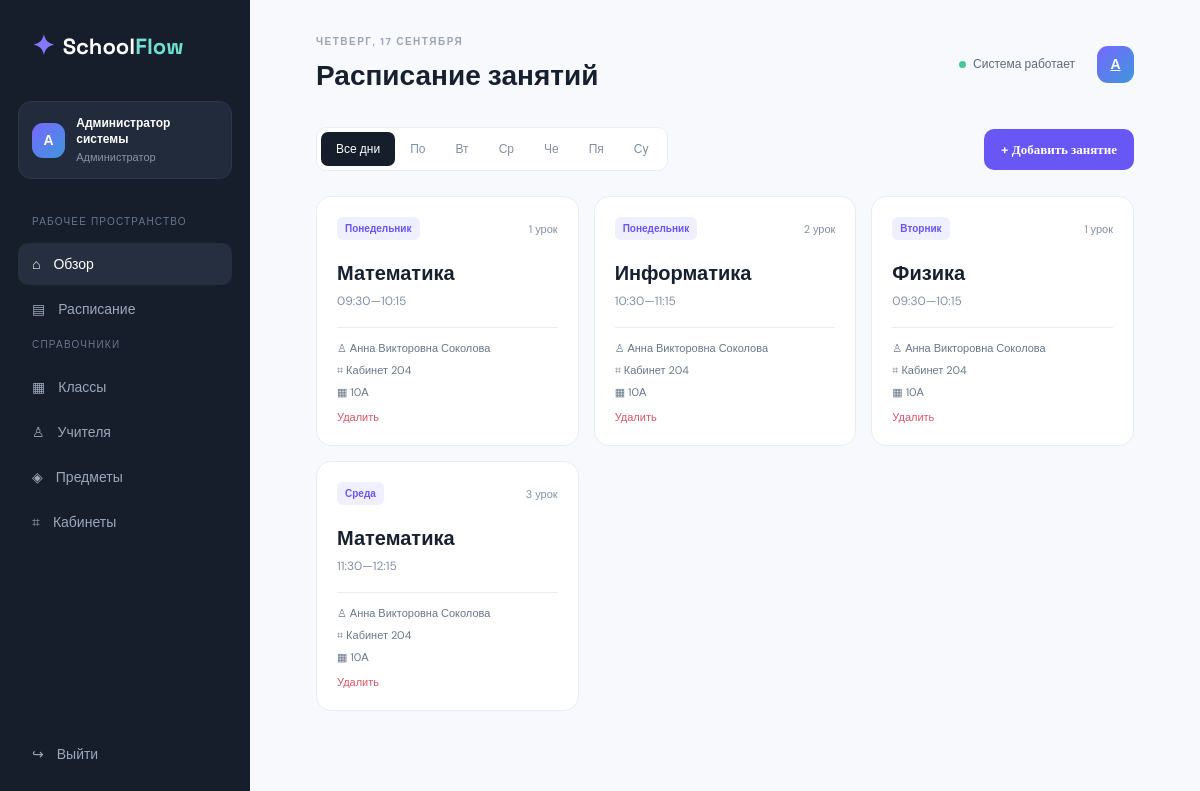
Screenshot of /schedule/ (signed in) with the database file from the repository.
### app/models/models.py (models this page shows, shortened)
class User(UserMixin, db.Model):
    id = db.Column(db.Integer, primary_key=True)
    username = db.Column(db.String(80), unique=True, nullable=False)
    password_hash = db.Column(db.String(255), nullable=False)
    full_name = db.Column(db.String(120), nullable=False)
    role = db.Column(db.String(20), default='student')
    class_group_id = db.Column(db.Integer, db.ForeignKey('class_group.id'))
    @property
    def is_admin(self): return self.role == 'admin'

class Lesson(db.Model):
    id = db.Column(db.Integer, primary_key=True)
    weekday = db.Column(db.Integer, nullable=False)
    lesson_number = db.Column(db.Integer, nullable=False)
    start_time = db.Column(db.String(5), nullable=False)
    end_time = db.Column(db.String(5), nullable=False)
    class_group_id = db.Column(db.Integer, db.ForeignKey('class_group.id'), nullable=False)
    teacher_id = db.Column(db.Integer, db.ForeignKey('teacher.id'), nullable=False)
    subject_id = db.Column(db.Integer, db.ForeignKey('subject.id'), nullable=False)
    classroom_id = db.Column(db.Integer, db.ForeignKey('classroom.id'), nullable=False)
    notes = db.Column(db.Text)
    created_at = db.Column(db.DateTime, default=datetime.utcnow)
    class_group = db.relationship('ClassGroup')
    teacher = db.relationship('Teacher')
    subject = db.relationship('Subject')
    classroom = db.relationship('Classroom')

class Subject(db.Model):
    id = db.Column(db.Integer, primary_key=True)
    name = db.Column(db.String(100), nullable=False)
    color = db.Column(db.String(20), default='#6c63ff')

class Teacher(db.Model):
    id = db.Column(db.Integer, primary_key=True)
    full_name = db.Column(db.String(120), nullable=False)
    email = db.Column(db.String(120))

class Classroom(db.Model):
    id = db.Column(db.Integer, primary_key=True)
    name = db.Column(db.String(30), unique=True, nullable=False)
    building = db.Column(db.String(80), default='Главный корпус')

class ClassGroup(db.Model):
    id = db.Column(db.Integer, primary_key=True)
    name = db.Column(db.String(30), unique=True, nullable=False)
    profile = db.Column(db.String(100), default='Общеобразовательный')

### app/routes/schedule.py (the view)
@schedule_bp.route('/')
@login_required
def index():
    day = request.args.get('day', type=int)
    query = Lesson.query
    if day: query = query.filter_by(weekday=day)
    lessons = query.order_by(Lesson.weekday, Lesson.lesson_number).all()
    return render_template('schedule/index.html', lessons=lessons, days=DAYS, selected_day=day)

### app/models/models.py (called while the page is built)
@login_manager.user_loader
def load_user(user_id): return db.session.get(User, int(user_id))

### app/templates/schedule/index.html
{% extends 'base.html' %}{% block title %}Расписание — SchoolFlow{% endblock %}{% block heading %}Расписание занятий{% endblock %}{% block content %}<div class="toolbar"><div class="tabs"><a class="{{ 'active' if not selected_day }}" href="{{ url_for('schedule.index') }}">Все дни</a>{% for number,name in days.items() %}<a class="{{ 'active' if selected_day==number }}" href="{{ url_for('schedule.index', day=number) }}">{{ name[:2] }}</a>{% endfor %}</div>{% if current_user.is_admin %}<a class="button primary" href="{{ url_for('schedule.create') }}">+ Добавить занятие</a>{% endif %}</div><div class="schedule-grid">{% for lesson in lessons %}<article class="schedule-card"><div class="schedule-top"><span class="day-tag">{{ days[lesson.weekday] }}</span><span class="lesson-number">{{ lesson.lesson_number }} урок</span></div><h3>{{ lesson.subject.name }}</h3><p>{{ lesson.start_time }}—{{ lesson.end_time }}</p><div class="schedule-meta"><span>♙ {{ lesson.teacher.full_name }}</span><span>⌗ Кабинет {{ lesson.classroom.name }}</span><span>▦ {{ lesson.class_group.name }}</span></div>{% if current_user.is_admin %}<form method="post" action="{{ url_for('schedule.delete', lesson_id=lesson.id) }}" onsubmit="return confirm('Удалить занятие?')"><button class="delete-link">Удалить</button></form>{% endif %}</article>{% else %}<div class="empty">По выбранному фильтру занятий нет.</div>{% endfor %}</div>{% endblock %}

### app/templates/base.html
<!doctype html><html lang="ru"><head><meta charset="utf-8"><meta name="viewport" content="width=device-width, initial-scale=1"><title>{% block title %}SchoolFlow{% endblock %}</title><link rel="stylesheet" href="{{ url_for('static', filename='css/style.css') }}"></head><body><div class="app-shell"><aside class="sidebar"><a class="brand" href="{{ url_for('dashboard.index') }}"><span class="brand-mark">✦</span><span>School<span>Flow</span></span></a><div class="user-chip"><div class="avatar">{{ current_user.full_name[0] }}</div><div><b>{{ current_user.full_name }}</b><small>{{ 'Администратор' if current_user.is_admin else 'Ученик' }}</small></div></div><nav><small class="nav-label">РАБОЧЕЕ ПРОСТРАНСТВО</small><a href="{{ url_for('dashboard.index') }}">⌂ <span>Обзор</span></a><a href="{{ url_for('schedule.index') }}">▤ <span>Расписание</span></a><small class="nav-label">СПРАВОЧНИКИ</small><a href="{{ url_for('directories.index', kind='classes') }}">▦ <span>Классы</span></a><a href="{{ url_for('directories.index', kind='teachers') }}">♙ <span>Учителя</span></a><a href="{{ url_for('directories.index', kind='subjects') }}">◈ <span>Предметы</span></a><a href="{{ url_for('directories.index', kind='rooms') }}">⌗ <span>Кабинеты</span></a></nav><a class="logout" href="{{ url_for('auth.logout') }}">↪ <span>Выйти</span></a></aside><main class="main"><header class="topbar"><div><p class="eyebrow">{{ now_label|default('ЧЕТВЕРГ, 17 СЕНТЯБРЯ') }}</p><h1>{% block heading %}Добрый день, {{ current_user.full_name.split()[0] }}{% endblock %}</h1></div><div class="top-actions"><span class="status-dot">Система работает</span><a class="avatar mini" href="{{ url_for('auth.logout') }}">{{ current_user.full_name[0] }}</a></div></header>{% with messages = get_flashed_messages(with_categories=true) %}{% if messages %}<div class="alerts">{% for category,message in messages %}<div class="alert {{ category }}">{{ message }}</div>{% endfor %}</div>{% endif %}{% endwith %}{% block content %}{% endblock %}</main></div><script src="{{ url_for('static', filename='js/app.js') }}"></script></body></html>

### app/static/css/style.css (style rules this page uses)
:root { --ink:#17202f;--muted:#8290a5;--line:#e8edf3;--purple:#6857f5;--teal:#18b7a2;--bg:#f7f9fc;--white:#fff;--dark:#161d2b }
* { box-sizing:border-box }
body { margin:0;background:var(--bg);color:var(--ink);font:14px 'DM Sans',sans-serif }
h1,h2,h3,p { margin:0 }
h1,h2,h3,.brand { font-family:'Space Grotesk',sans-serif }
.app-shell { display:flex;min-height:100vh }
.sidebar { width:250px;background:var(--dark);color:#fff;padding:28px 18px 22px;display:flex;flex-direction:column;position:fixed;inset:0 auto 0 0 }
.brand { font-size:22px;font-weight:700;padding:0 14px 38px;display:flex;gap:8px;align-items:center;color:white;text-decoration:none }
.brand span span,.login-logo span { color:#72e1d1 }
.brand-mark,.login-logo>span { color:#8578ff;font-size:27px }
.user-chip { display:flex;gap:11px;align-items:center;padding:13px;background:#222b3b;border:1px solid #2d3748;border-radius:13px;margin-bottom:28px }
.avatar { width:35px;height:35px;background:linear-gradient(135deg,#7768ff,#3e96db);border-radius:11px;display:grid;place-items:center;color:#fff;font-weight:700 }
.user-chip b { display:block;font-size:12px }
.user-chip small { color:#8793a6;font-size:11px }
.nav-label { color:#69768a;font-size:10px;letter-spacing:1.2px;display:block;padding:0 14px 12px;margin-top:8px }
.sidebar nav a,.logout { display:flex;gap:13px;align-items:center;color:#9ca8b9;text-decoration:none;padding:12px 14px;border-radius:10px;margin:3px 0 }
.sidebar nav a:hover,.sidebar nav a:first-of-type,.logout:hover { color:#fff;background:#262f40 }
.logout { margin-top:auto }
.main { margin-left:250px;width:calc(100% - 250px);padding:35px 5.5% 60px }
.topbar { display:flex;justify-content:space-between;align-items:center;margin-bottom:34px }
.eyebrow { font-size:10px;color:#9aa6b7;letter-spacing:1.5px;font-weight:700;margin-bottom:9px }
.topbar h1 { font-size:28px }
.top-actions { display:flex;align-items:center;gap:22px }
.status-dot { font-size:12px;color:#5c6c7e }
.status-dot:before { content:'';display:inline-block;width:7px;height:7px;background:#41c998;border-radius:50%;margin-right:7px }
.mini { width:37px;height:37px }
.button { border:0;border-radius:10px;padding:12px 17px;font:600 13px 'DM Sans';cursor:pointer;text-decoration:none;display:inline-flex;align-items:center;gap:16px }
.button.primary { background:var(--purple);color:#fff }
.day-tag { font-size:10px;color:var(--purple);background:#f0efff;border-radius:6px;padding:5px 8px;font-weight:700 }
.toolbar { display:flex;justify-content:space-between;align-items:center;margin-bottom:25px }
.tabs { display:flex;background:white;border:1px solid var(--line);padding:4px;border-radius:10px }
.tabs a { padding:9px 15px;text-decoration:none;color:var(--muted);border-radius:7px;font-size:12px }
.tabs a.active { background:var(--dark);color:white }
.schedule-grid { display:grid;grid-template-columns:repeat(3,1fr);gap:15px }
.schedule-card,.form-card,.directory-list { background:white;border:1px solid var(--line);border-radius:15px;padding:20px }
.schedule-top { display:flex;justify-content:space-between;align-items:center;margin-bottom:20px }
.lesson-number { font-size:11px;color:var(--muted) }
.schedule-card h3 { font-size:20px;margin-bottom:7px }
.schedule-card>p { color:var(--muted);font-size:12px }
.schedule-meta { border-top:1px solid var(--line);margin-top:18px;padding-top:13px;display:grid;gap:8px;color:#69778a;font-size:11px }
.delete-link { background:none;border:0;color:#d65868;padding:12px 0 0;cursor:pointer;font-size:11px }

### rows the page displays
User: full_name "А", full_name "Администратор системы", role "Администратор"
Lesson: weekday "Понедельник", lesson_number "1", subject.name "Математика", start_time "09:30", end_time "10:15", teacher.full_name "Анна Викторовна Соколова", classroom.name "204", class_group.name "10А"
Lesson: weekday "Понедельник", lesson_number "2", subject.name "Информатика", start_time "10:30", end_time "11:15", teacher.full_name "Анна Викторовна Соколова", classroom.name "204", class_group.name "10А"
Lesson: weekday "Вторник", lesson_number "1", subject.name "Физика", start_time "09:30", end_time "10:15", teacher.full_name "Анна Викторовна Соколова", classroom.name "204", class_group.name "10А"
Lesson: weekday "Среда", lesson_number "3", subject.name "Математика", start_time "11:30", end_time "12:15", teacher.full_name "Анна Викторовна Соколова", classroom.name "204", class_group.name "10А"

### other values shown
{{ now_label|default('ЧЕТВЕРГ, 17 СЕНТЯБРЯ') }} "ЧЕТВЕРГ, 17 СЕНТЯБРЯ"
{{ name[:2] }} "По" "Вт" "Ср" "Че" "Пя" "Су"
